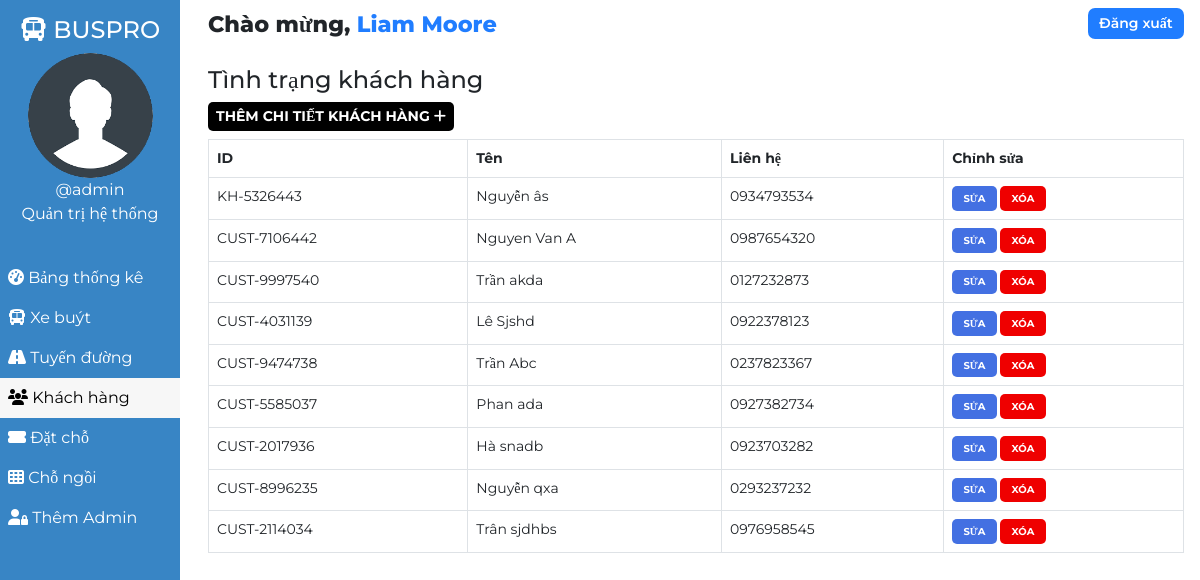
Page /admin/customer.php (signed in) on the committed database.
### tables this page shows
CREATE TABLE `users` (
  `user_id` int(11) NOT NULL,
  `user_fullname` varchar(100) NOT NULL,
  `user_name` varchar(30) NOT NULL,
  `user_password` varchar(255) NOT NULL,
  `user_created` datetime NOT NULL DEFAULT current_timestamp()
);

CREATE TABLE `customers` (
  `id` int(100) NOT NULL,
  `customer_id` varchar(255) NOT NULL,
  `customer_name` varchar(30) NOT NULL,
  `customer_phone` varchar(10) NOT NULL,
  `customer_created` datetime NOT NULL DEFAULT current_timestamp()
);

### admin/customer.php (the view, shortened to what this page needs)
<!DOCTYPE html>
<html lang="en">
<head>
    <link href="https://cdn.jsdelivr.net/npm/bootstrap@5.0.1/dist/css/bootstrap.min.css" rel="stylesheet">
    <?php
        $page="customer";
    ?>
</head>
<body>
    <?php require '../assets/partials/_admin-header.php';?>
        <?php
            $resultSql = "SELECT * FROM `customers` ORDER BY customer_created DESC";
            $resultSqlResult = mysqli_query($conn, $resultSql);
            if(!mysqli_num_rows($resultSqlResult)){ ?>
                <div class="container mt-4">
                    <div id="noCustomers" class="alert alert-dark " role="alert">
                        <h1 class="alert-heading">Không tìm thấy khách hàng nào!!</h1>
                        <p class="fw-light">Hãy là người đầu tiên thêm một!</p>
                        <hr>
                        <div id="addCustomerAlert" class="alert alert-success" role="alert">
                                Bấm vào <button id="add-button" class="button btn-sm"type="button"data-bs-toggle="modal" data-bs-target="#addModal">Thêm <i class="fas fa-plus"></i></button> Đã thêm một khách hàng!
                        </div>
                    </div>
                </div>
            <?php }
            else { ?>
            <section id="customer">
                <div id="head">
                    <h4>Tình trạng khách hàng</h4>
                </div>
                <div id="customer-results">
                    <div>
                        <button id="add-button" class="button btn-sm"type="button"data-bs-toggle="modal" data-bs-target="#addModal">Thêm chi tiết khách hàng <i class="fas fa-plus"></i></button>
                    </div>
                    <table class="table table-hover table-bordered">
                        <thead>
                            <th>ID</th>
                            <th>Tên</th>
                            <th>Liên hệ</th>
                            <th>Chỉnh sửa</th>
                        </thead>
                        <?php
                            while($row = mysqli_fetch_assoc($resultSqlResult))
                            {
                                $id = $row["id"];
                                $customer_id = $row["customer_id"];
                                $customer_name = $row["customer_name"];
                                $customer_phone = $row["customer_phone"];
                        ?>
                        <tr>
                            <td>
                                <?php
                                    echo $customer_id;
                                ?>
                            </td>
                            <td>
                                <?php
                                    echo $customer_name;
                                ?>
                            </td>
                            <td>
                                <?php
                                    echo $customer_phone;
                                ?>
                            </td>
                            <td>
                            <button class="button edit-button " data-link="<?php echo $_SERVER['REQUEST_URI']; ?>" data-id="<?php
                                                echo $customer_id;?>" data-name="<?php
                                                echo $customer_name;?>" data-phone="<?php
                                                echo $customer_phone;?>"
                                                >Sửa</button>
                                            <button class="button delete-button" data-bs-toggle="modal" data-bs-target="#deleteModal" data-id="<?php
                                                echo $id;?>">Xóa</button>
                            </td>
                        </tr>
                    <?php
                        }
                    ?>
                    </table>
                </div>
            </section>
            <?php } ?>
        </div>
    </main>
</body>
</html>

### assets/partials/_admin-header.php (shortened to what this page needs)
<?php
    $conn = db_connect();
    $user_id = $_SESSION['user_id'];
    $sql = "SELECT * FROM users WHERE user_id = $user_id";
    $result = mysqli_query($conn, $sql);
    if($row = mysqli_fetch_assoc($result))
    {
        $user_fullname = $row["user_fullname"];
        $user_name = $row["user_name"];
    }
?>
    <main id="container">
        <div id="sidebar">
            <h4><i class="fas fa-bus"></i> BUSPRO</h4>
            <div>
                <img class="adminDp" src="../assets/img/userav-min.png" height="125px" alt="Admin Profile Pic">
                <p>
                    <?php  echo '@'.$user_name;  ?>
                </p>
                <p>Quản trị hệ thống</p>
            </div>
            <ul id="options">
                <li class="option <?php if($page=='dashboard'){ echo 'active';}?>">
                    <a href="./dashboard.php">
                    <i class="fas fa-tachometer-alt"></i> Bảng thống kê
                    </a>
                </li>
                <li class="option <?php if($page=='bus'){ echo 'active';}?>">
                    <a href="./bus.php">
                    <i class="fas fa-bus"></i> Xe buýt
                    </a>
                </li>
                <li class="option <?php if($page=='route'){ echo 'active';}?>">
                    <a href="./route.php">
                    <i class="fas fa-road"></i> Tuyến đường
                    </a>
                </li>
                <li class="option <?php if($page=='customer'){ echo 'active';}?>">
                    <a href="./customer.php">
                    <i class="fas fa-users"></i> Khách hàng
                    </a>
                </li>
                <li class="option <?php if($page=='booking'){ echo 'active';}?>">
                    <a href="./booking.php">
                    <i class="fas fa-ticket-alt"></i> Đặt chỗ
                    </a>
                </li>
                <li class="option <?php if($page=='seat'){ echo 'active';}?>">
                    <a href="./seat.php">
                    <i class="fas fa-th"></i> Chỗ ngồi
                    </a>
                </li>
                <li class="option <?php if($page=='signup'){ echo 'active';}?>">
                    <a href="./signup.php">
                    <i class="fas fa-user-lock"></i> Thêm Admin
                    </a>
                </li>
            </ul>
        </div>
        <div id="main-content">
            <section id="welcome">
                <ul>
                    <li class="welcome-item">Chào mừng,
                        <span id="USER">
                            <?php
                                echo $user_fullname;
                            ?>
                        </span>
                    </li>
                    <li class="welcome-item">
                        <button id="logout" class="btn-sm">
                            <a href="../assets/partials/_logout.php">Đăng xuất</a>
                        </button>
                    </li>
                </ul>
            </section>

### assets/styles/admin.php (style rules this page uses)
body { margin: 0; box-sizing: border-box; font-family: 'Montserrat', sans-serif; background-color: white; }
html { scroll-behavior: smooth; }
*, *::after, *::before { box-sizing: inherit; }
#USER { color: #207DFF; }
.adminDp { border-radius: 50%; }
#welcome { background-color: white; }
#welcome ul { display: flex; justify-content: space-between; list-style-type: none; padding: 0; margin: 0; }
#welcome li { margin: 0 1rem; padding: 0.5rem 0; }
#welcome li:first-child { font-weight: 800; font-size: 1.4rem; }
#logout { padding: 0.3rem 0.7rem; background-color: #207DFF; font-weight: 600; outline: none; border: none; border-radius: 7px; }
#logout a { color: white; text-decoration: none; }
@media only screen and (min-width:1000px) { #sidebar { text-align: center; background-color: #3885c5; color: white; width: 15%; position: fixed; top: 0%; padding-top: 1rem; z-index: 2; height: 100vh; } }
@media only screen and (min-width:1000px) { #sidebar p { margin: 0; } }
@media only screen and (min-width:1000px) { #sidebar ul { margin-top: 2rem; } }
@media only screen and (min-width:1000px) { #options { list-style-type: none; text-align: left; padding-left: 0; } }
@media only screen and (min-width:1000px) { .option a { display: block; padding: 0.5rem; text-decoration: none; color: inherit; } }
@media only screen and (min-width:1000px) { .active { background-color:#f7f7f7; color:black; } }
@media only screen and (min-width:1000px) { #main-content { margin-left: 16%; } }

### assets/styles/admin-options.php (style rules this page uses)
* { font-family: Montserrat; }
#booking #head, #customer #head, #route #head, #seat #head, #bus #head { padding-top: 1rem; }
#booking, #customer, #route, #bus, #seat { padding: 0 1rem; }
#booking-results > div, #customer-results > div, #route-results > div, #bus-results > div { margin-bottom: 0.5rem; }
#booking-results button, #customer-results button, #route button, #bus-results button { border-radius: 5px; }
.button { border: none; font-weight: bold; text-transform: uppercase; }
#add-button { background-color: black; color: white; }
table { font-size: 14px; }
#bus .edit-button, #bus .delete-button, #route .edit-button, #route .delete-button, #customer .edit-button, #customer .delete-button { padding: 0.3rem 0.7rem; }
table th,td { padding-left: 0.3rem; }
table button { color: white; }
.edit-button { background-color: #4370E2; }
.delete-button { background-color: #EF0000; }
.edit-button, .delete-button { font-size: 10px }

### rows in the picture
users: user_name "admin", user_fullname "Liam Moore"
customers: customer "KH-5326443", customer_name "Nguyễn âs", customer_phone "0934793534"
customers: customer "CUST-7106442", customer_name "Nguyen Van A", customer_phone "0987654320"
customers: customer "CUST-9997540", customer_name "Trần akda", customer_phone "0127232873"
customers: customer "CUST-4031139", customer_name "Lê Sjshd", customer_phone "0922378123"
customers: customer "CUST-9474738", customer_name "Trần Abc", customer_phone "0237823367"
customers: customer "CUST-5585037", customer_name "Phan ada", customer_phone "0927382734"
customers: customer "CUST-2017936", customer_name "Hà snadb", customer_phone "0923703282"
customers: customer "CUST-8996235", customer_name "Nguyễn qxa", customer_phone "0293237232"
customers: customer "CUST-2114034", customer_name "Trân sjdhbs", customer_phone "0976958545"
